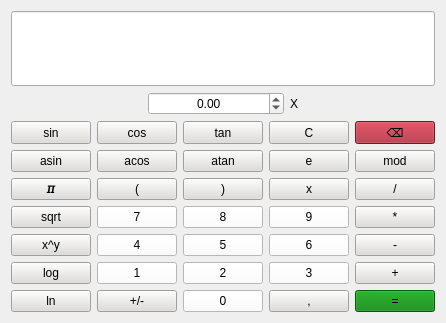
      <widget class="QWidget" name="calculator_grid">
       <property name="enabled">
        <bool>true</bool>
       </property>
       <property name="layoutDirection">
        <enum>Qt::LeftToRight</enum>
       </property>
       <property name="autoFillBackground">
        <bool>false</bool>
       </property>
       <attribute name="title">
        <string>Калькулятор</string>
       </attribute>
       <layout class="QVBoxLayout" name="calculator_verticalLayout">
        <item>
         <widget class="QLineEdit" name="expression">
          <property name="sizePolicy">
           <sizepolicy hsizetype="Expanding" vsizetype="Expanding">
            <horstretch>0</horstretch>
            <verstretch>0</verstretch>
           </sizepolicy>
          </property>
          <property name="minimumSize">
           <size>
            <width>0</width>
            <height>75</height>
           </size>
          </property>
          <property name="text">
           <string/>
          </property>
          <property name="frame">
           <bool>true</bool>
          </property>
          <property name="echoMode">
           <enum>QLineEdit::Normal</enum>
          </property>
          <property name="readOnly">
           <bool>true</bool>
          </property>
          <property name="cursorMoveStyle">
           <enum>Qt::LogicalMoveStyle</enum>
          </property>
         </widget>
        </item>
        <item>
         <layout class="QHBoxLayout" name="horizontalLayout_5">
          <item>
           <spacer name="horizontalSpacer">
            <property name="orientation">
             <enum>Qt::Horizontal</enum>
            </property>
            <property name="sizeHint" stdset="0">
             <size>
              <width>40</width>
              <height>20</height>
             </size>
            </property>
           </spacer>
          </item>
          <item>
           <widget class="QDoubleSpinBox" name="value_x">
            <property name="sizePolicy">
             <sizepolicy hsizetype="Expanding" vsizetype="Maximum">
              <horstretch>0</horstretch>
              <verstretch>0</verstretch>
             </sizepolicy>
            </property>
            <property name="alignment">
             <set>Qt::AlignCenter</set>
            </property>
            <property name="minimum">
             <double>-999999999.000000000000000</double>
            </property>
            <property name="maximum">
             <double>999999999.000000000000000</double>
            </property>
           </widget>
          </item>
          <item>
           <widget class="QLabel" name="label_x">
            <property name="text">
             <string>X</string>
            </property>
           </widget>
          </item>
          <item>
           <spacer name="horizontalSpacer_2">
            <property name="orientation">
             <enum>Qt::Horizontal</enum>
            </property>
            <property name="sizeHint" stdset="0">
             <size>
              <width>40</width>
              <height>20</height>
             </size>
            </property>
           </spacer>
          </item>
         </layout>
        </item>
        <item>
         <layout class="QGridLayout" name="calculator_buttons">
          <item row="0" column="4">
           <widget class="QPushButton" name="cancel">
            <property name="sizePolicy">
             <sizepolicy hsizetype="Minimum" vsizetype="MinimumExpanding">
              <horstretch>0</horstretch>
              <verstretch>0</verstretch>
             </sizepolicy>
            </property>
            <property name="cursor">
             <cursorShape>PointingHandCursor</cursorShape>
            </property>
            <property name="styleSheet">
             <string notr="true">background: rgb(222, 221, 218)</string>
            </property>
            <property name="text">
             <string>C</string>
            </property>
           </widget>
          </item>
          <item row="2" column="2">
           <widget class="QPushButton" name="open_bracket">
            <property name="sizePolicy">
             <sizepolicy hsizetype="Minimum" vsizetype="MinimumExpanding">
              <horstretch>0</horstretch>
              <verstretch>0</verstretch>
             </sizepolicy>
            </property>
            <property name="cursor">
             <cursorShape>PointingHandCursor</cursorShape>
            </property>
            <property name="styleSheet">
             <string notr="true">background: rgb(222, 221, 218)</string>
            </property>
            <property name="text">
             <string>(</string>
            </property>
           </widget>
          </item>
          <item row="4" column="0">
           <widget class="QPushButton" name="pow">
            <property name="sizePolicy">
             <sizepolicy hsizetype="Minimum" vsizetype="MinimumExpanding">
              <horstretch>0</horstretch>
              <verstretch>0</verstretch>
             </sizepolicy>
            </property>
            <property name="cursor">
             <cursorShape>PointingHandCursor</cursorShape>
            </property>
            <property name="styleSheet">
             <string notr="true">background: rgb(222, 221, 218)</string>
            </property>
            <property name="text">
             <string>x^y</string>
            </property>
           </widget>
          </item>
          <item row="0" column="0">
           <widget class="QPushButton" name="sin">
            <property name="sizePolicy">
             <sizepolicy hsizetype="Minimum" vsizetype="MinimumExpanding">
              <horstretch>0</horstretch>
              <verstretch>0</verstretch>
             </sizepolicy>
            </property>
            <property name="cursor">
             <cursorShape>PointingHandCursor</cursorShape>
            </property>
            <property name="styleSheet">
             <string notr="true">background: rgb(222, 221, 218)</string>
            </property>
            <property name="text">
             <string>sin</string>
            </property>
           </widget>
          </item>
          <item row="1" column="3">
           <widget class="QPushButton" name="atan">
            <property name="sizePolicy">
             <sizepolicy hsizetype="Minimum" vsizetype="MinimumExpanding">
              <horstretch>0</horstretch>
              <verstretch>0</verstretch>
             </sizepolicy>
            </property>
            <property name="cursor">
             <cursorShape>PointingHandCursor</cursorShape>
            </property>
            <property name="styleSheet">
             <string notr="true">background: rgb(222, 221, 218)</string>
            </property>
            <property name="text">
             <string>atan</string>
            </property>
           </widget>
          </item>
          <item row="0" column="2">
           <widget class="QPushButton" name="cos">
            <property name="sizePolicy">
             <sizepolicy hsizetype="Minimum" vsizetype="MinimumExpanding">
              <horstretch>0</horstretch>
              <verstretch>0</verstretch>
             </sizepolicy>
            </property>
            <property name="cursor">
             <cursorShape>PointingHandCursor</cursorShape>
            </property>
            <property name="styleSheet">
             <string notr="true">background: rgb(222, 221, 218)</string>
            </property>
            <property name="text">
             <string>cos</string>
            </property>
           </widget>
          </item>
          <item row="1" column="0">
           <widget class="QPushButton" name="asin">
            <property name="sizePolicy">
             <sizepolicy hsizetype="Minimum" vsizetype="MinimumExpanding">
              <horstretch>0</horstretch>
              <verstretch>0</verstretch>
             </sizepolicy>
            </property>
            <property name="cursor">
             <cursorShape>PointingHandCursor</cursorShape>
            </property>
            <property name="styleSheet">
             <string notr="true">background: rgb(222, 221, 218)</string>
            </property>
            <property name="text">
             <string>asin</string>
            </property>
           </widget>
          </item>
          <item row="0" column="5">
           <widget class="QPushButton" name="clear">
            <property name="sizePolicy">
             <sizepolicy hsizetype="Minimum" vsizetype="MinimumExpanding">
              <horstretch>0</horstretch>
              <verstretch>0</verstretch>
             </sizepolicy>
            </property>
            <property name="cursor">
             <cursorShape>PointingHandCursor</cursorShape>
            </property>
            <property name="styleSheet">
             <string notr="true">background: rgb(165, 29, 45);</string>
            </property>
            <property name="text">
             <string>⌫</string>
            </property>
           </widget>
          </item>
          <item row="4" column="5">
           <widget class="QPushButton" name="sub">
            <property name="sizePolicy">
             <sizepolicy hsizetype="Minimum" vsizetype="MinimumExpanding">
              <horstretch>0</horstretch>
              <verstretch>0</verstretch>
             </sizepolicy>
            </property>
            <property name="cursor">
             <cursorShape>PointingHandCursor</cursorShape>
            </property>
            <property name="styleSheet">
             <string notr="true">background: rgb(222, 221, 218)</string>
            </property>
            <property name="text">
             <string>-</string>
            </property>
           </widget>
          </item>
          <item row="6" column="0">
           <widget class="QPushButton" name="nat_log">
            <property name="sizePolicy">
             <sizepolicy hsizetype="Minimum" vsizetype="MinimumExpanding">
              <horstretch>0</horstretch>
              <verstretch>0</verstretch>
             </sizepolicy>
            </property>
            <property name="cursor">
             <cursorShape>PointingHandCursor</cursorShape>
            </property>
            <property name="styleSheet">
             <string notr="true">background: rgb(222, 221, 218)</string>
            </property>
            <property name="text">
             <string>ln</string>
            </property>
           </widget>
          </item>
          <item row="6" column="5">
           <widget class="QPushButton" name="calc_exp">
            <property name="sizePolicy">
             <sizepolicy hsizetype="Minimum" vsizetype="MinimumExpanding">
              <horstretch>0</horstretch>
              <verstretch>0</verstretch>
             </sizepolicy>
            </property>
            <property name="cursor">
             <cursorShape>PointingHandCursor</cursorShape>
            </property>
            <property name="styleSheet">
             <string notr="true">background: green;</string>
            </property>
            <property name="text">
             <string>=</string>
            </property>
           </widget>
          </item>
          <item row="3" column="5">
           <widget class="QPushButton" name="mul">
            <property name="sizePolicy">
             <sizepolicy hsizetype="Minimum" vsizetype="MinimumExpanding">
              <horstretch>0</horstretch>
              <verstretch>0</verstretch>
             </sizepolicy>
            </property>
            <property name="cursor">
             <cursorShape>PointingHandCursor</cursorShape>
            </property>
            <property name="styleSheet">
             <string notr="true">background: rgb(222, 221, 218)</string>
            </property>
            <property name="text">
             <string>*</string>
            </property>
           </widget>
          </item>
          <item row="4" column="2">
           <widget class="QPushButton" name="number_4">
            <property name="sizePolicy">
             <sizepolicy hsizetype="Minimum" vsizetype="MinimumExpanding">
              <horstretch>0</horstretch>
              <verstretch>0</verstretch>
             </sizepolicy>
            </property>
            <property name="cursor">
             <cursorShape>PointingHandCursor</cursorShape>
            </property>
            <property name="styleSheet">
             <string notr="true">background: rgb(255, 255, 255)</string>
            </property>
            <property name="text">
             <string>4</string>
            </property>
           </widget>
          </item>
          <item row="6" column="4">
           <widget class="QPushButton" name="point">
            <property name="sizePolicy">
             <sizepolicy hsizetype="Minimum" vsizetype="MinimumExpanding">
              <horstretch>0</horstretch>
              <verstretch>0</verstretch>
             </sizepolicy>
            </property>
            <property name="cursor">
             <cursorShape>PointingHandCursor</cursorShape>
            </property>
            <property name="styleSheet">
             <string notr="true">background: rgb(222, 221, 218)</string>
            </property>
            <property name="text">
             <string>,</string>
            </property>
           </widget>
          </item>
          <item row="2" column="4">
           <widget class="QPushButton" name="number_x">
            <property name="sizePolicy">
             <sizepolicy hsizetype="Minimum" vsizetype="MinimumExpanding">
              <horstretch>0</horstretch>
              <verstretch>0</verstretch>
             </sizepolicy>
            </property>
            <property name="cursor">
             <cursorShape>PointingHandCursor</cursorShape>
            </property>
            <property name="styleSheet">
             <string notr="true">background: rgb(222, 221, 218)</string>
            </property>
            <property name="text">
             <string>x</string>
            </property>
           </widget>
          </item>
          <item row="1" column="5">
           <widget class="QPushButton" name="mod">
            <property name="sizePolicy">
             <sizepolicy hsizetype="Minimum" vsizetype="MinimumExpanding">
              <horstretch>0</horstretch>
              <verstretch>0</verstretch>
             </sizepolicy>
            </property>
            <property name="cursor">
             <cursorShape>PointingHandCursor</cursorShape>
            </property>
            <property name="styleSheet">
             <string notr="true">background: rgb(222, 221, 218)</string>
            </property>
            <property name="text">
             <string>mod</string>
            </property>
           </widget>
          </item>
          <item row="6" column="2">
           <widget class="QPushButton" name="negate">
            <property name="sizePolicy">
             <sizepolicy hsizetype="Minimum" vsizetype="MinimumExpanding">
              <horstretch>0</horstretch>
              <verstretch>0</verstretch>
             </sizepolicy>
            </property>
            <property name="cursor">
             <cursorShape>PointingHandCursor</cursorShape>
            </property>
            <property name="styleSheet">
             <string notr="true">background: rgb(222, 221, 218)</string>
            </property>
            <property name="text">
             <string>+/-</string>
            </property>
           </widget>
          </item>
          <item row="5" column="2">
           <widget class="QPushButton" name="number_1">
            <property name="sizePolicy">
             <sizepolicy hsizetype="Minimum" vsizetype="MinimumExpanding">
              <horstretch>0</horstretch>
              <verstretch>0</verstretch>
             </sizepolicy>
            </property>
            <property name="cursor">
             <cursorShape>PointingHandCursor</cursorShape>
            </property>
            <property name="styleSheet">
             <string notr="true">background: rgb(255, 255, 255)</string>
            </property>
            <property name="text">
             <string>1</string>
            </property>
           </widget>
          </item>
          <item row="2" column="0">
           <widget class="QPushButton" name="pi">
            <property name="sizePolicy">
             <sizepolicy hsizetype="Minimum" vsizetype="MinimumExpanding">
              <horstretch>0</horstretch>
              <verstretch>0</verstretch>
             </sizepolicy>
            </property>
            <property name="font">
             <font>
              <weight>75</weight>
              <bold>true</bold>
             </font>
            </property>
            <property name="cursor">
             <cursorShape>PointingHandCursor</cursorShape>
            </property>
            <property name="styleSheet">
             <string notr="true">background: rgb(222, 221, 218)</string>
            </property>
            <property name="text">
             <string>𝜋</string>
            </property>
           </widget>
          </item>
          <item row="5" column="3">
           <widget class="QPushButton" name="number_2">
            <property name="sizePolicy">
             <sizepolicy hsizetype="Minimum" vsizetype="MinimumExpanding">
              <horstretch>0</horstretch>
              <verstretch>0</verstretch>
             </sizepolicy>
            </property>
            <property name="cursor">
             <cursorShape>PointingHandCursor</cursorShape>
            </property>
            <property name="styleSheet">
             <string notr="true">background: rgb(255, 255, 255)</string>
            </property>
            <property name="text">
             <string>2</string>
            </property>
           </widget>
          </item>
          <item row="3" column="2">
           <widget class="QPushButton" name="number_7">
            <property name="sizePolicy">
             <sizepolicy hsizetype="Minimum" vsizetype="MinimumExpanding">
              <horstretch>0</horstretch>
              <verstretch>0</verstretch>
             </sizepolicy>
            </property>
            <property name="cursor">
             <cursorShape>PointingHandCursor</cursorShape>
            </property>
            <property name="styleSheet">
             <string notr="true">background: rgb(255, 255, 255)</string>
            </property>
            <property name="text">
             <string>7</string>
            </property>
           </widget>
          </item>
          <item row="4" column="3">
           <widget class="QPushButton" name="number_5">
            <property name="sizePolicy">
             <sizepolicy hsizetype="Minimum" vsizetype="MinimumExpanding">
              <horstretch>0</horstretch>
              <verstretch>0</verstretch>
             </sizepolicy>
            </property>
            <property name="cursor">
             <cursorShape>PointingHandCursor</cursorShape>
            </property>
            <property name="styleSheet">
             <string notr="true">background: rgb(255, 255, 255)</string>
            </property>
            <property name="text">
             <string>5</string>
            </property>
           </widget>
          </item>
          <item row="5" column="0">
           <widget class="QPushButton" name="log">
            <property name="sizePolicy">
             <sizepolicy hsizetype="Minimum" vsizetype="MinimumExpanding">
              <horstretch>0</horstretch>
              <verstretch>0</verstretch>
             </sizepolicy>
            </property>
            <property name="cursor">
             <cursorShape>PointingHandCursor</cursorShape>
            </property>
            <property name="styleSheet">
             <string notr="true">background: rgb(222, 221, 218)</string>
            </property>
            <property name="text">
             <string>log</string>
            </property>
           </widget>
          </item>
          <item row="3" column="3">
           <widget class="QPushButton" name="number_8">
            <property name="sizePolicy">
             <sizepolicy hsizetype="Minimum" vsizetype="MinimumExpanding">
              <horstretch>0</horstretch>
              <verstretch>0</verstretch>
             </sizepolicy>
            </property>
            <property name="cursor">
             <cursorShape>PointingHandCursor</cursorShape>
            </property>
            <property name="styleSheet">
             <string notr="true">background: rgb(255, 255, 255)</string>
            </property>
            <property name="text">
             <string>8</string>
            </property>
           </widget>
          </item>
          <item row="1" column="2">
           <widget class="QPushButton" name="acos">
            <property name="sizePolicy">
             <sizepolicy hsizetype="Minimum" vsizetype="MinimumExpanding">
              <horstretch>0</horstretch>
              <verstretch>0</verstretch>
             </sizepolicy>
            </property>
            <property name="cursor">
             <cursorShape>PointingHandCursor</cursorShape>
            </property>
            <property name="styleSheet">
             <string notr="true">background: rgb(222, 221, 218)</string>
            </property>
            <property name="text">
             <string>acos</string>
            </property>
           </widget>
          </item>
          <item row="0" column="3">
           <widget class="QPushButton" name="tan">
            <property name="sizePolicy">
             <sizepolicy hsizetype="Minimum" vsizetype="MinimumExpanding">
              <horstretch>0</horstretch>
              <verstretch>0</verstretch>
             </sizepolicy>
            </property>
            <property name="cursor">
             <cursorShape>PointingHandCursor</cursorShape>
            </property>
            <property name="styleSheet">
             <string notr="true">background: rgb(222, 221, 218)</string>
            </property>
            <property name="text">
             <string>tan</string>
            </property>
           </widget>
          </item>
          <item row="2" column="3">
           <widget class="QPushButton" name="close_bracket">
            <property name="sizePolicy">
             <sizepolicy hsizetype="Minimum" vsizetype="MinimumExpanding">
              <horstretch>0</horstretch>
              <verstretch>0</verstretch>
             </sizepolicy>
            </property>
            <property name="cursor">
             <cursorShape>PointingHandCursor</cursorShape>
            </property>
            <property name="styleSheet">
             <string notr="true">background: rgb(222, 221, 218)</string>
            </property>
            <property name="text">
             <string>)</string>
            </property>
           </widget>
          </item>
          <item row="6" column="3">
           <widget class="QPushButton" name="number_0">
            <property name="sizePolicy">
             <sizepolicy hsizetype="Minimum" vsizetype="MinimumExpanding">
              <horstretch>0</horstretch>
              <verstretch>0</verstretch>
             </sizepolicy>
            </property>
            <property name="cursor">
             <cursorShape>PointingHandCursor</cursorShape>
            </property>
            <property name="styleSheet">
             <string notr="true">background: rgb(255, 255, 255)</string>
            </property>
            <property name="text">
             <string>0</string>
            </property>
           </widget>
          </item>
          <item row="4" column="4">
           <widget class="QPushButton" name="number_6">
            <property name="sizePolicy">
             <sizepolicy hsizetype="Minimum" vsizetype="MinimumExpanding">
              <horstretch>0</horstretch>
              <verstretch>0</verstretch>
             </sizepolicy>
            </property>
            <property name="cursor">
             <cursorShape>PointingHandCursor</cursorShape>
            </property>
            <property name="styleSheet">
             <string notr="true">background: rgb(255, 255, 255)</string>
            </property>
            <property name="text">
             <string>6</string>
            </property>
           </widget>
          </item>
          <item row="5" column="5">
           <widget class="QPushButton" name="sum">
            <property name="sizePolicy">
             <sizepolicy hsizetype="Minimum" vsizetype="MinimumExpanding">
              <horstretch>0</horstretch>
              <verstretch>0</verstretch>
             </sizepolicy>
            </property>
            <property name="cursor">
             <cursorShape>PointingHandCursor</cursorShape>
            </property>
            <property name="styleSheet">
             <string notr="true">background: rgb(222, 221, 218)</string>
            </property>
            <property name="text">
             <string>+</string>
            </property>
           </widget>
          </item>
          <item row="5" column="4">
           <widget class="QPushButton" name="number_3">
            <property name="sizePolicy">
             <sizepolicy hsizetype="Minimum" vsizetype="MinimumExpanding">
              <horstretch>0</horstretch>
              <verstretch>0</verstretch>
             </sizepolicy>
            </property>
            <property name="cursor">
             <cursorShape>PointingHandCursor</cursorShape>
            </property>
            <property name="styleSheet">
             <string notr="true">background: rgb(255, 255, 255)</string>
            </property>
            <property name="text">
             <string>3</string>
            </property>
           </widget>
          </item>
          <item row="2" column="5">
           <widget class="QPushButton" name="div">
            <property name="sizePolicy">
             <sizepolicy hsizetype="Minimum" vsizetype="MinimumExpanding">
              <horstretch>0</horstretch>
              <verstretch>0</verstretch>
             </sizepolicy>
            </property>
            <property name="cursor">
             <cursorShape>PointingHandCursor</cursorShape>
            </property>
            <property name="styleSheet">
             <string notr="true">background: rgb(222, 221, 218)</string>
            </property>
            <property name="text">
             <string>/</string>
            </property>
           </widget>
          </item>
          <item row="3" column="4">
           <widget class="QPushButton" name="number_9">
            <property name="sizePolicy">
             <sizepolicy hsizetype="Minimum" vsizetype="MinimumExpanding">
              <horstretch>0</horstretch>
              <verstretch>0</verstretch>
             </sizepolicy>
            </property>
            <property name="cursor">
             <cursorShape>PointingHandCursor</cursorShape>
            </property>
            <property name="styleSheet">
             <string notr="true">background: rgb(255, 255, 255)</string>
            </property>
            <property name="text">
             <string>9</string>
            </property>
           </widget>
          </item>
          <item row="3" column="0">
           <widget class="QPushButton" name="sqrt">
            <property name="sizePolicy">
             <sizepolicy hsizetype="Minimum" vsizetype="MinimumExpanding">
              <horstretch>0</horstretch>
              <verstretch>0</verstretch>
             </sizepolicy>
            </property>
            <property name="cursor">
             <cursorShape>PointingHandCursor</cursorShape>
            </property>
            <property name="styleSheet">
             <string notr="true">background: rgb(222, 221, 218)</string>
            </property>
            <property name="text">
             <string>sqrt</string>
            </property>
           </widget>
          </item>
          <item row="1" column="4">
           <widget class="QPushButton" name="exponent">
            <property name="styleSheet">
             <string notr="true">background: rgb(222, 221, 218)</string>
            </property>
            <property name="text">
             <string>e</string>
            </property>
           </widget>
          </item>
         </layout>
        </item>
       </layout>
      </widget>
